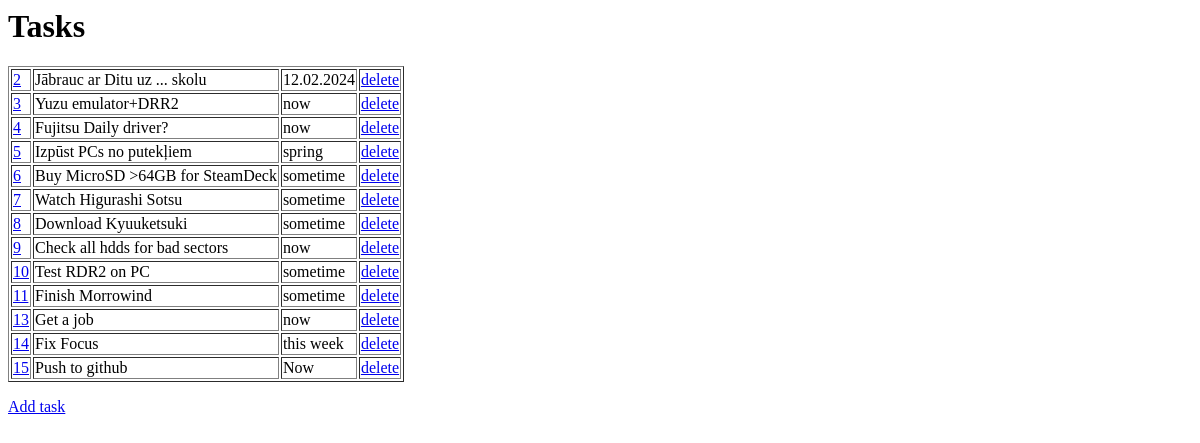
/tasks/, run on an earlier commit of the app's database.
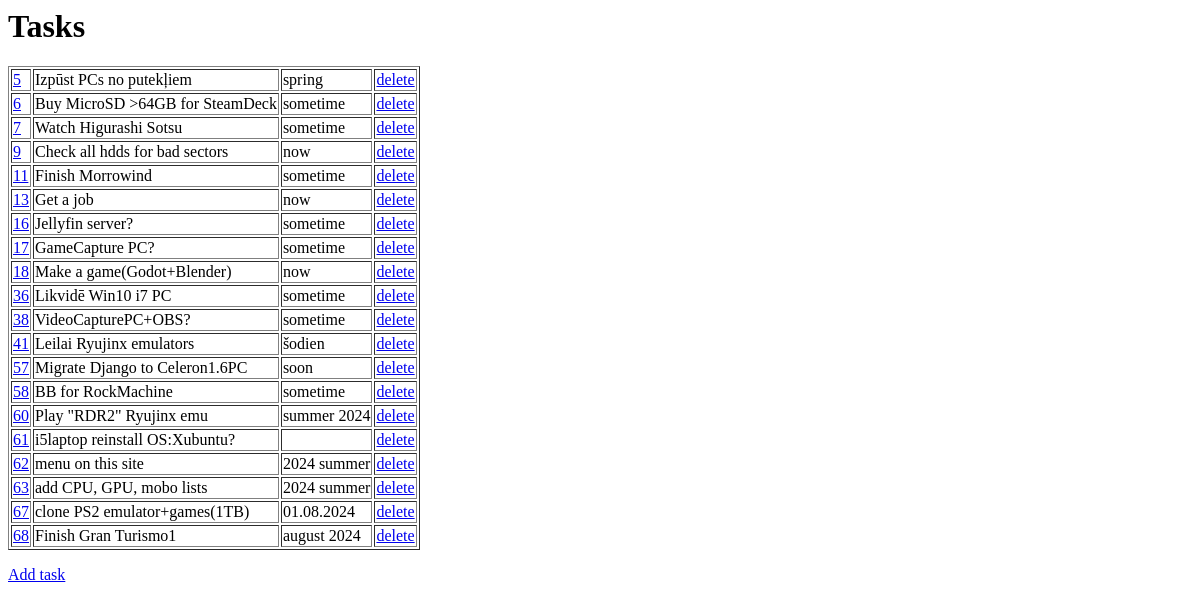
And on a later commit of the database.
### tasks/models.py (models this page shows)
class Task(models.Model):
  taskname = models.CharField(max_length=255)
  deadline = models.CharField(max_length=255)

### tasks/views.py (the view)
# urls.py: path('', include('tasks.urls')),
def tasks(request):
  mytasks = Task.objects.all().values()
  template = loader.get_template('tasks.html')
  context = {
    'mytasks': mytasks,
  }
  return HttpResponse(template.render(context, request))

### tasks/templates/tasks.html
<h1>Tasks</h1>
<table border="1">
{% for x in mytasks %}
<tr>
<td><a href="update/{{ x.id }}">{{ x.id }}</a></td>
<td>{{ x.taskname }}</td>
<td>{{ x.deadline }}</td>
  <td><a href="delete/{{ x.id }}">delete</a></td>
  </tr>
{% endfor %}
</table>
<p>
<a href="addtask/">Add task</a>
</p>

What changed in the data, as far as the page shows it:
removed Task: id "2", taskname "Jābrauc ar Ditu uz ... skolu", deadline "12.02.2024"
removed Task: id "3", taskname "Yuzu emulator+DRR2", deadline "now"
removed Task: id "4", taskname "Fujitsu Daily driver?", deadline "now"
removed Task: id "8", taskname "Download Kyuuketsuki", deadline "sometime"
removed Task: id "10", taskname "Test RDR2 on PC", deadline "sometime"
removed Task: id "14", taskname "Fix Focus", deadline "this week"
removed Task: id "15", taskname "Push to github", deadline "Now"
added Task: id "16", taskname "Jellyfin server?", deadline "sometime"
added Task: id "17", taskname "GameCapture PC?", deadline "sometime"
added Task: id "18", taskname "Make a game(Godot+Blender)", deadline "now"
added Task: id "36", taskname "Likvidē Win10 i7 PC", deadline "sometime"
added Task: id "38", taskname "VideoCapturePC+OBS?", deadline "sometime"
added Task: id "41", taskname "Leilai Ryujinx emulators", deadline "šodien"
added Task: id "57", taskname "Migrate Django to Celeron1.6PC", deadline "soon"
added Task: id "58", taskname "BB for RockMachine", deadline "sometime"
added Task: id "60", taskname "Play \"RDR2\" Ryujinx emu", deadline "summer 2024"
added Task: id "61", taskname "i5laptop reinstall OS:Xubuntu?"
added Task: id "62", taskname "menu on this site", deadline "2024 summer"
added Task: id "63", taskname "add CPU, GPU, mobo lists", deadline "2024 summer"
added Task: id "67", taskname "clone PS2 emulator+games(1TB)", deadline "01.08.2024"
added Task: id "68", taskname "Finish Gran Turismo1", deadline "august 2024"
